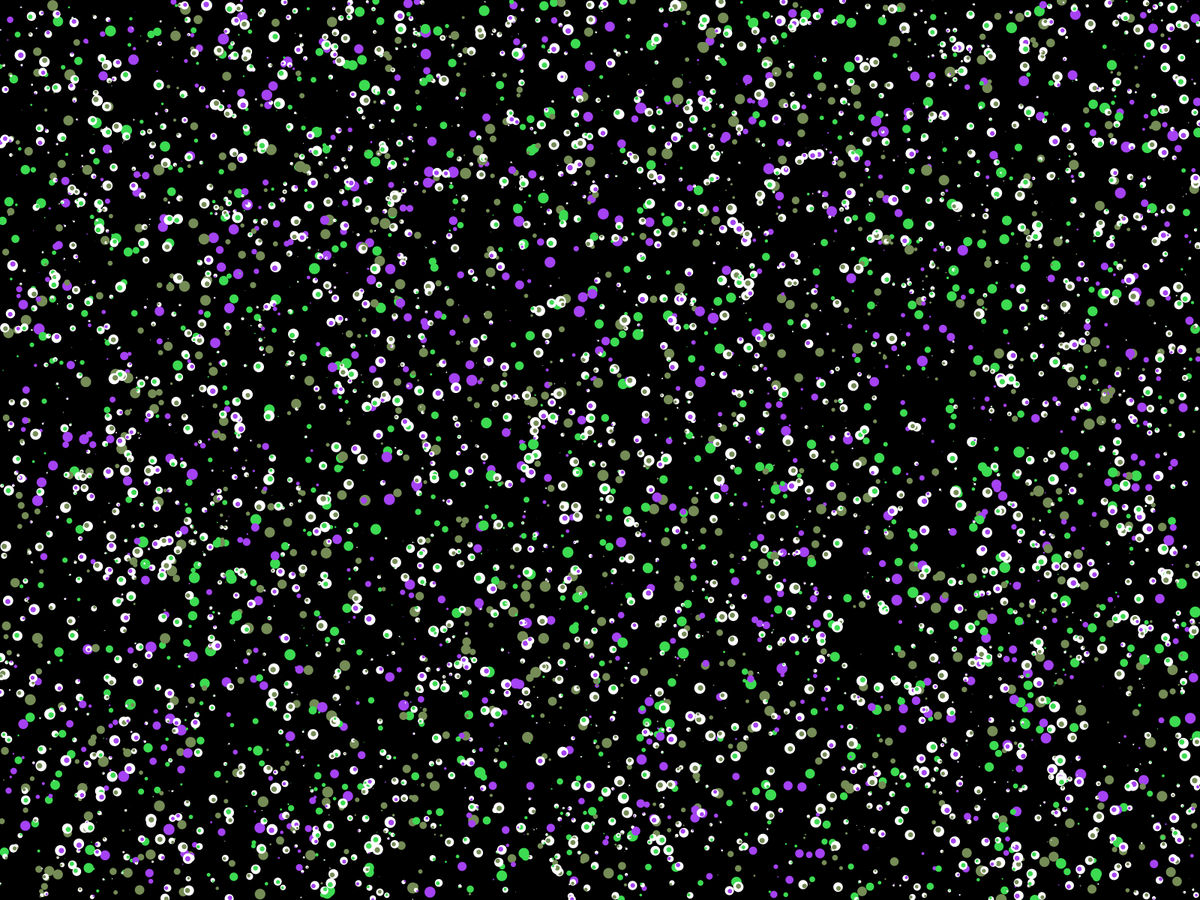
Frame 1 (no input)
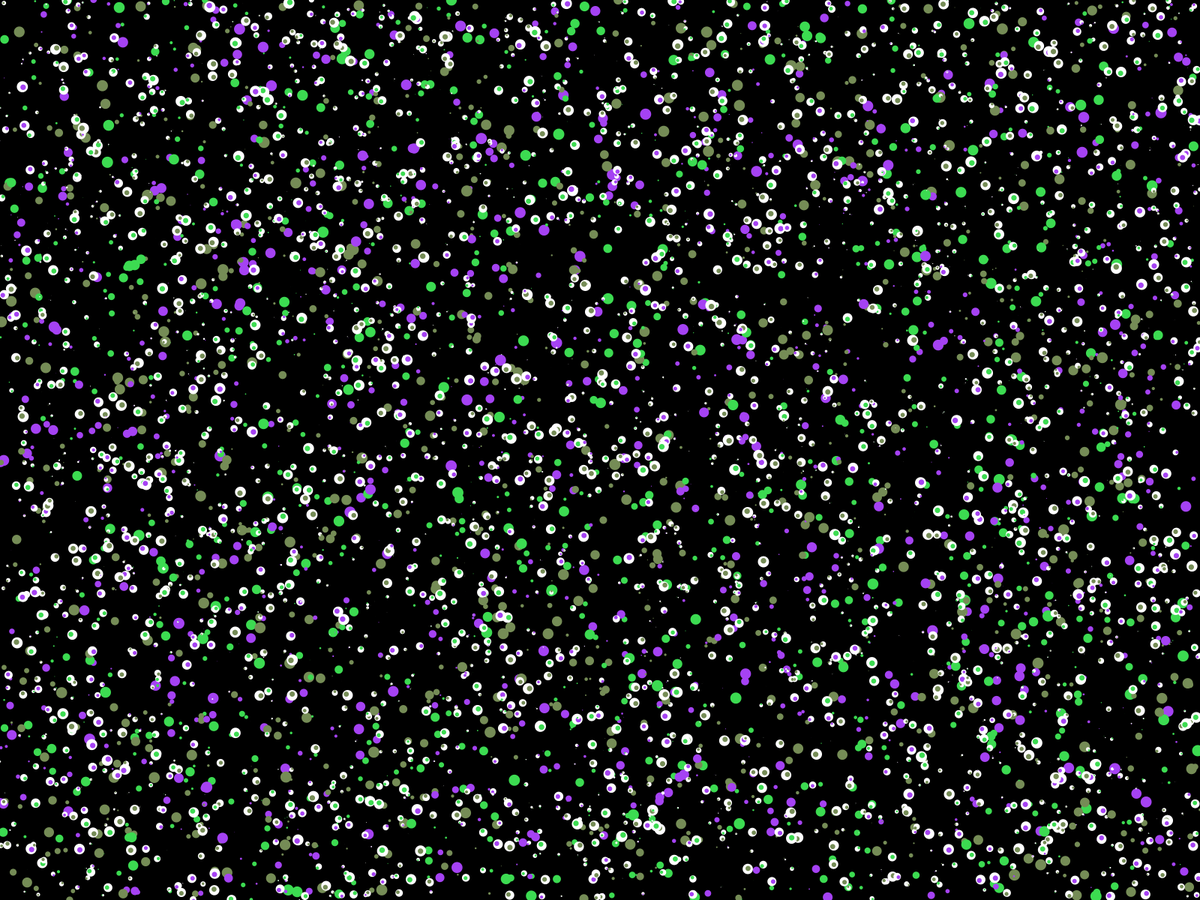
Frame 60 (the mouse pressed at the canvas centre just before this capture)
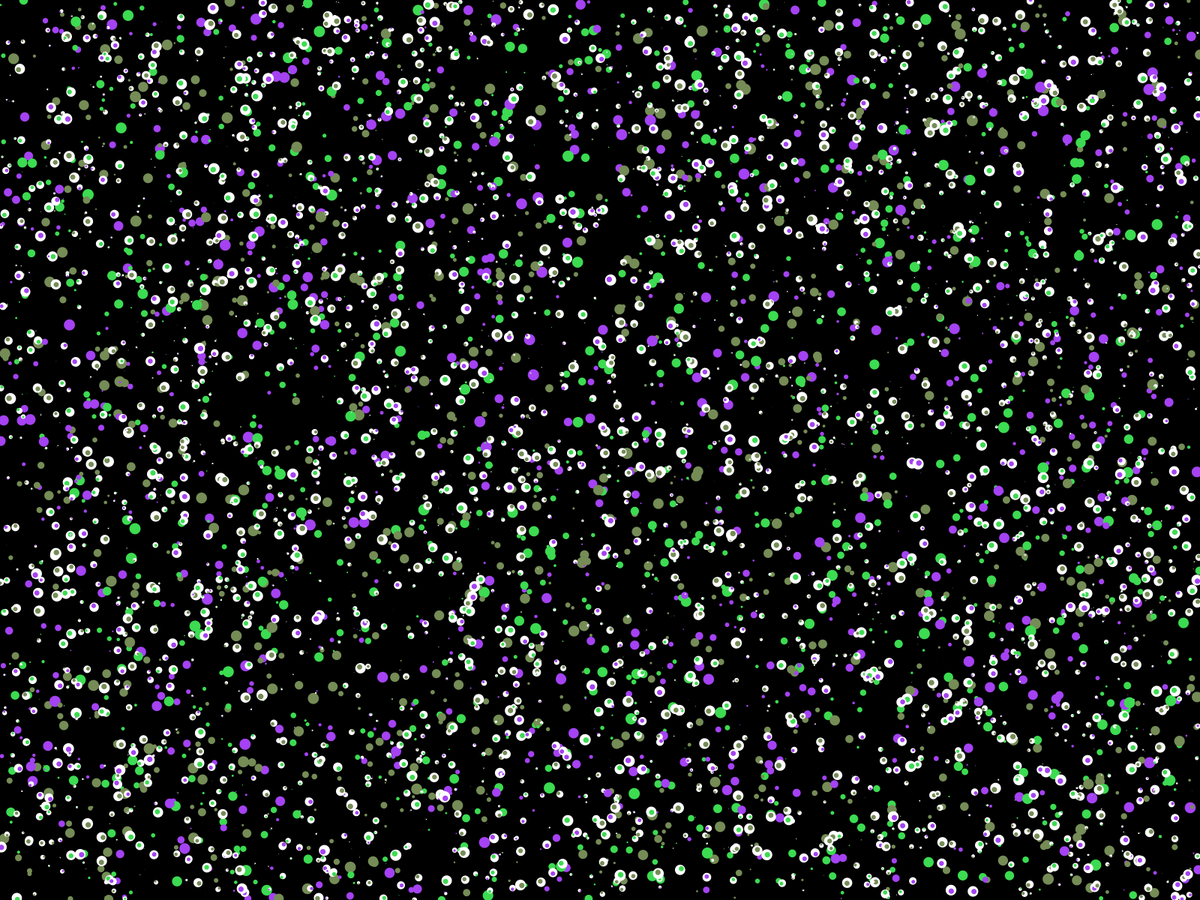
Frame 120 (the mouse held since frame 60 and released just before this capture)

The Processing sketch that drew these frames (run headless with seeded random() and noise(); from frame 60 on, the mouse is pressed at the canvas centre):

// Processing sketch: DanceConcert4
// ── DanceConcert4.pde

float x, y, r;
color c1, c2, c3, c;
ArrayList<circle> circles = new ArrayList<circle>();
ArrayList<eyeball> eyeballs = new ArrayList<eyeball>();

void setup(){
  fullScreen();
  background(0);
  c=(0);
  c1=color(random(256), random(256), random(256));
  c2=color(random(256), random(256), random(256));
  c3=color(random(256), random(256), random(256));
  for (int i=0; i<3000; i++) {
  int colorPick=int(random(4));
  if (colorPick==1) {
    c=c1;
  } else if (colorPick==2) {
    c=c2;
  } else if (colorPick==3) {
    c=c3;
  }
  //randomize the radius
  r= random(15);
  fill(c);
  noStroke();
  circle bob = new circle(c, r, random(width), random(height));
  circles.add(bob);
  eyeball joe = new eyeball(c,r,random(width), random(height));
  eyeballs.add(joe);
  }
}


void draw(){
  background(0);
  for(circle c: circles){
    c.run();
  }
 for(eyeball e: eyeballs){
   e.run();
 }
}

// ── circle.pde
class circle{
  color c;
  float r, x, y, xVel, yVel;
  circle(color c, float r, float x, float y){
    this.c = c;
    this.x=x;
    this.y=y;
    this.r=r;
    xVel = random(-1, 1);
    yVel = random(-1, 1);
  }
  void run(){
    fill(c);
    ellipse(x,y,r,r);
    x+=xVel;
    y+=yVel;
    if((x>width)||(x<0)){xVel=-xVel;}
    if((y>height)||(y<0)){yVel=-yVel;}
  }
}

// ── eyeball.pde
class eyeball{
  color c;
  float r, x, y, xVel, yVel;
  int plusMinus;
  eyeball(color c, float r, float x, float y){
    this.c = c;
    this.x=x;
    this.y=y;
    this.r=r;
    xVel = random(-1, 1);
    yVel = random(-1, 1);
    plusMinus = int(random(4));
  }
  void run(){
  fill(255);
  ellipse(x, y, r, r);

  fill(c);
  if (plusMinus==0) {
    ellipse(x+random(2), y+random(2), r/2, r/2);
  }
  if (plusMinus==1) {
    ellipse(x-random(2), y-random(2), r/2, r/2);
  }
   if (plusMinus==2) {
    ellipse(x+random(2), y-random(2), r/2, r/2);
  }
  if (plusMinus==3) {
    ellipse(x-random(2), y+random(2), r/2, r/2);
  }
    x+=xVel;
    y+=yVel;
    if((x>width)||(x<0)){xVel=-xVel;}
    if((y>height)||(y<0)){yVel=-yVel;}
  }
}
